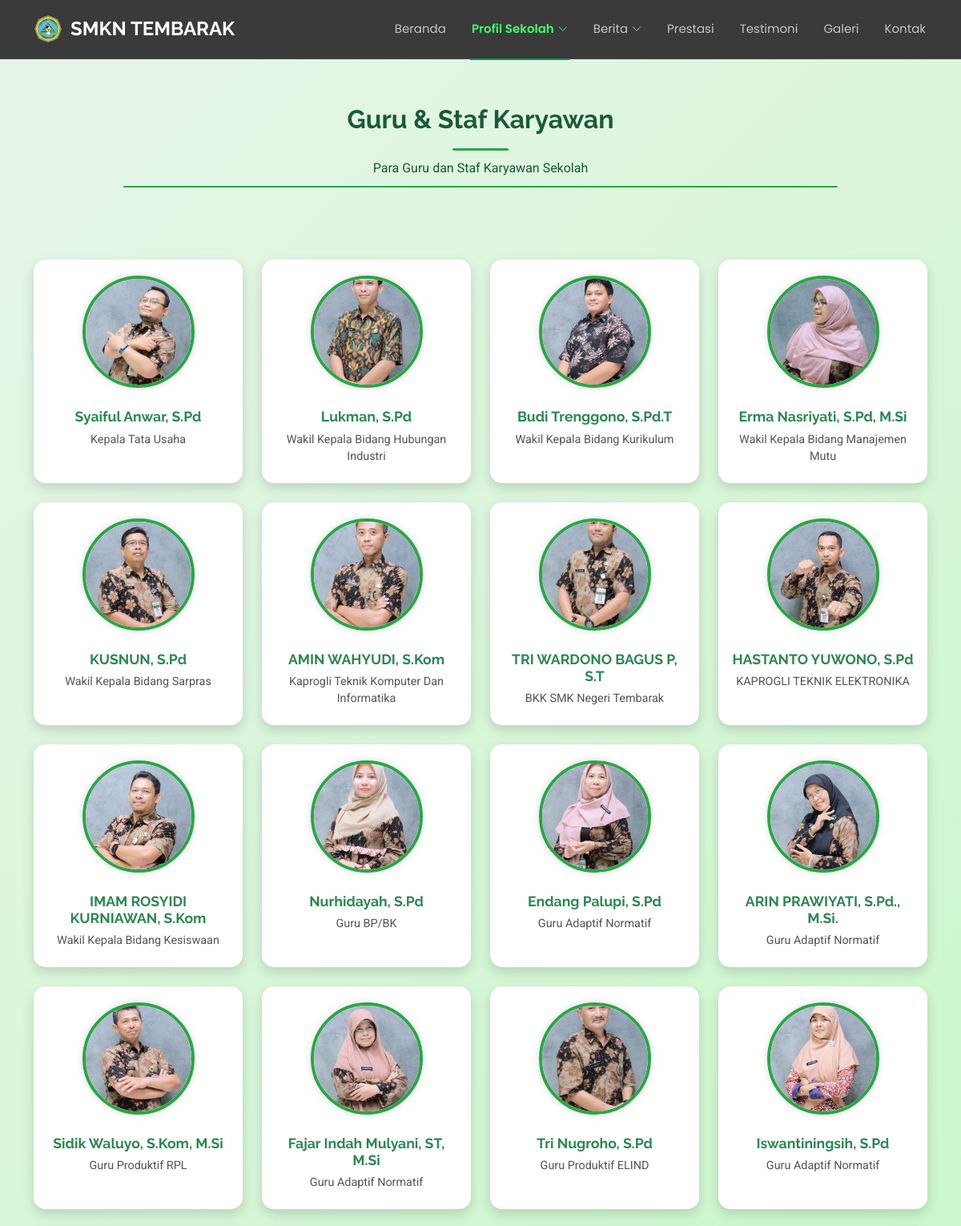
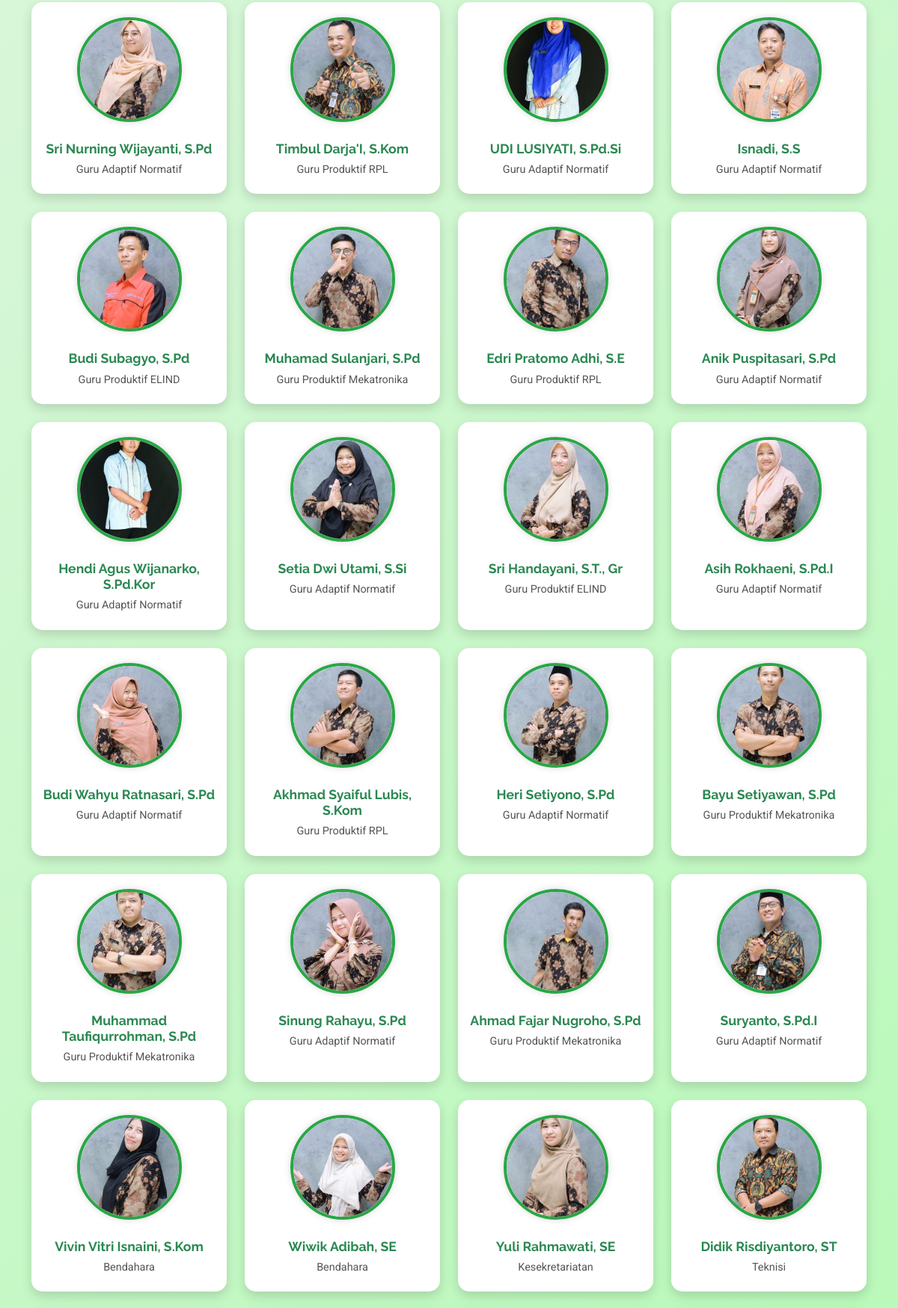
Page /frontend/pages/gurustaf/index.php (upper part) on the committed database (2 pictures, top to bottom).
### tables this page shows
CREATE TABLE `abouts` (
  `id` bigint NOT NULL,
  `school_name` varchar(255) NOT NULL,
  `school_logo` text NOT NULL,
  `school_banner` varchar(200) NOT NULL,
  `school_tagline` varchar(255) NOT NULL,
  `school_description` text NOT NULL,
  `since` date NOT NULL,
  `alamat` varchar(255) NOT NULL
);

CREATE TABLE `teachers` (
  `id` bigint NOT NULL,
  `teachers_name` varchar(255) NOT NULL,
  `jk` varchar(255) NOT NULL,
  `teachers_photo` text NOT NULL,
  `teachers_major` varchar(255) NOT NULL
);

### frontend/pages/gurustaf/index.php (called while the page is built, shortened)
<?php
include '../../partials/header.php';
include '../../partials/navbar.php';
include 'gurustaf.php';
include '../../partials/script.php';
?>

### frontend/pages/gurustaf/gurustaf.php (the view, shortened to what this page needs)
<?php
$qTeachers = "SELECT * FROM teachers";
$resTeachers = mysqli_query($connect, $qTeachers) or die(mysqli_error($connect));
$teachers = [];
while ($row = $resTeachers->fetch_object()) {
  $teachers[] = $row;
}
$total = count($teachers);
?>
<section id="teachers" class="teachers section light-background" style="background: linear-gradient(135deg, #e8f5e9 0%, #b0fab0ff 100%); padding: 100px 0 60px 0;">
  <div class="container section-title" data-aos="fade-up">
    <h2 style="color:#1a5a3a;">Guru & Staf Karyawan</h2>
    <p style="color:#145a32;">Para Guru dan Staf Karyawan Sekolah</p>
    <div class="section-line"></div>
  </div>
  <div class="container" data-aos="fade-up" data-aos-delay="100">
    <div class="row">
      <?php for ($i = 0; $i < $total; $i++) { ?>
        <div class="col-md-3 col-sm-6 mb-4 d-flex align-items-stretch">
          <div class="teacher-profile text-center w-100">
            <div class="teacher-photo-wrapper">
              <img src="/company_profile/storages/teachers/<?= $teachers[$i]->teachers_photo ?>"
                   alt="<?= $teachers[$i]->teachers_name ?>"
                   class="teacher-photo">
            </div>
            <h5 class="teacher-name"><?= $teachers[$i]->teachers_name ?></h5>
            <p class="teacher-text"><?= $teachers[$i]->teachers_major ?></p>
          </div>
        </div>
      <?php } ?>
    </div>
  </div>
</section>

### frontend/partials/navbar.php (shortened to what this page needs)
<?php
$current_folder = basename(dirname($_SERVER['PHP_SELF']));
function activeMenu($folder) {
  global $current_folder;
  return $current_folder === $folder ? 'active' : '';
}
function activeDropdown($folders = []) {
  global $current_folder;
  return in_array($current_folder, $folders) ? 'active' : '';
}
?>
<header id="header" class="header d-flex align-items-center fixed-top">
  <div class="container position-relative d-flex align-items-center justify-content-between">
    <a href="../beranda/index.php" class="logo d-flex align-items-center me-auto me-xl-0">
      <img src="/company_profile/storages/abouts/<?= $item->school_logo ?>" style="height:50px; margin-right:10px;">
      <h1 class="sitename"><?= $item->school_name ?></h1>
    </a>
    <nav id="navmenu" class="navmenu">
      <ul>
        <li><a href="../beranda/index.php" class="<?= activeMenu('beranda') ?>">Beranda</a></li>
<li class="dropdown">
  <a href="#" class="<?= activeDropdown(['profil_sekolah','sejarah','visi_misi','gurustaf','organisasi','jurusan']) ?>">
    <span>Profil Sekolah</span>
    <i class="bi bi-chevron-down toggle-dropdown"></i>
  </a>
</li>
<li class="dropdown">
  <a href="#" class="<?= activeDropdown(['berita','pengumuman']) ?>">
    <span>Berita</span>
    <i class="bi bi-chevron-down toggle-dropdown"></i>
  </a>
</li>
<li><a href="../prestasi/index.php" class="<?= activeMenu('prestasi') ?>">Prestasi</a></li>
<li><a href="../testimonials/index.php" class="<?= activeMenu('testimonials') ?>">Testimoni</a></li>
<li><a href="../galeri/index.php" class="<?= activeMenu('galeri') ?>">Galeri</a></li>
<li><a href="../kontak/index.php" class="<?= activeMenu('kontak') ?>">Kontak</a></li>
      </ul>
    </nav>
  </div>
</header>

### frontend/KnightOne-1.0.0/assets/css/main.css (style rules this page uses)
:root { --default-font: "Roboto", system-ui, -apple-system, "Segoe UI", Roboto, "Helvetica Neue", Arial, "Noto Sans", "Liberation Sans", sans-serif, "Apple Color Emoji", "Segoe UI Emoji", "Segoe UI Symbol", "Noto Color Emoji"; --heading-font: "Raleway", sans-serif; --nav-font: "Poppins", sans-serif; }
:root { --background-color: #ffffff; --default-color: #444444; --heading-color: #282828; --accent-color: #009961; --surface-color: #ffffff; --contrast-color: #ffffff; }
:root { --nav-color: #ffffff; --nav-hover-color: #009961; --nav-mobile-background-color: #ffffff; --nav-dropdown-background-color: #ffffff; --nav-dropdown-color: #444444; --nav-dropdown-hover-color: #009961; }
.light-background { --background-color: #f9f9f9; --surface-color: #ffffff; }
:root { scroll-behavior: smooth; }
a { color: var(--accent-color); text-decoration: none; transition: 0.3s; }
h1, h2, h3, h4, h5, h6 { color: var(--heading-color); font-family: var(--heading-font); }
.header { --background-color: rgba(0, 0, 0, 0); --default-color: #ffffff; --heading-color: #ffffff; color: var(--default-color); background-color: var(--background-color); padding: 10px 0; transition: all 0.5s; z-index: 997; border-bottom: 1px solid color-mix(in srgb, var(--default-color), transparent 90%); }
.header .logo { line-height: 1; }
.header .logo img { max-height: 36px; margin-right: 8px; }
.header .logo h1 { font-size: 30px; margin: 0; font-weight: 700; color: var(--heading-color); }
@media (max-width: 1200px) { .header .logo { order: 1; } }
@media (max-width: 1200px) { .header .logo h1 { font-size: 24px; } }
@media (max-width: 1200px) { .header .navmenu { order: 3; } }
@media (min-width: 1200px) { .navmenu { padding: 0; } }
@media (min-width: 1200px) { .navmenu ul { margin: 0; padding: 0; display: flex; list-style: none; align-items: center; } }
@media (min-width: 1200px) { .navmenu li { position: relative; } }
@media (min-width: 1200px) { .navmenu>ul>li { white-space: nowrap; padding: 15px 14px; } }
@media (min-width: 1200px) { .navmenu>ul>li:last-child { padding-right: 0; } }
@media (min-width: 1200px) { .navmenu a, .navmenu a:focus { color: color-mix(in srgb, var(--nav-color), transparent 30%); font-size: 15px; padding: 0 2px; font-family: var(--nav-font); font-weight: 400; display: flex; align-items: center; justify-content: space-between; white-space: nowrap; transition: 0.3s; position: relative; } }
@media (min-width: 1200px) { .navmenu a i, .navmenu a:focus i { font-size: 12px; line-height: 0; margin-left: 5px; transition: 0.3s; } }
@media (min-width: 1200px) { .navmenu>ul>li>a:before { content: ""; position: absolute; height: 2px; bottom: -27px; left: 0; background-color: var(--nav-hover-color); visibility: hidden; width: 0px; transition: all 0.3s ease-in-out 0s; } }
@media (min-width: 1200px) { .navmenu a:hover:before, .navmenu li:hover>a:before, .navmenu .active:before { visibility: visible; width: 100%; } }
@media (min-width: 1200px) { .navmenu li:hover>a, .navmenu .active, .navmenu .active:focus { color: var(--nav-color); } }
section, .section { color: var(--default-color); background-color: var(--background-color); padding: 60px 0; scroll-margin-top: 72px; overflow: clip; }
.section-title { padding-bottom: 60px; position: relative; }
.section-title h2 { font-size: 32px; font-weight: 700; margin-bottom: 20px; padding-bottom: 20px; position: relative; }
.section-title h2:after { content: ""; position: absolute; display: block; width: 50px; height: 3px; background: var(--accent-color); left: 0; right: 0; bottom: 0; }
.section-title p { margin-bottom: 0; color: color-mix(in srgb, var(--default-color) 90%, white 50%); }

### frontend/partials/navbar.php (style rules this page uses)
.header { background: #3a3a3a !important; backdrop-filter: none !important; -webkit-backdrop-filter: none !important; }
.navmenu a.active { color: #41ff6a !important; font-weight: 600; }
.navmenu .dropdown > a.active { color: #41ff6a !important; }

### rows in the picture
abouts: school_logo (picture), school_name "SMKN TEMBARAK"
teachers: teachers_photo (picture), teachers_name "Syaiful Anwar, S.Pd", teachers_major "Kepala Tata Usaha"
teachers: teachers_photo (picture), teachers_name "Lukman, S.Pd", teachers_major "Wakil Kepala Bidang Hubungan Industri"
teachers: teachers_photo (picture), teachers_name "Budi Trenggono, S.Pd.T", teachers_major "Wakil Kepala Bidang Kurikulum"
teachers: teachers_photo (picture), teachers_name "Erma Nasriyati, S.Pd, M.Si", teachers_major "Wakil Kepala Bidang Manajemen Mutu"
teachers: teachers_photo (picture), teachers_name "KUSNUN, S.Pd", teachers_major "Wakil Kepala Bidang Sarpras"
teachers: teachers_photo (picture), teachers_name "AMIN WAHYUDI, S.Kom", teachers_major "Kaprogli Teknik Komputer Dan Informatika"
teachers: teachers_photo (picture), teachers_name "TRI WARDONO BAGUS P, S.T", teachers_major "BKK SMK Negeri Tembarak"
teachers: teachers_photo (picture), teachers_name "HASTANTO YUWONO, S.Pd", teachers_major "KAPROGLI TEKNIK ELEKTRONIKA"
teachers: teachers_photo (picture), teachers_name "IMAM ROSYIDI KURNIAWAN, S.Kom", teachers_major "Wakil Kepala Bidang Kesiswaan"
teachers: teachers_photo (picture), teachers_name "Nurhidayah, S.Pd", teachers_major "Guru BP/BK"
teachers: teachers_photo (picture), teachers_name "Endang Palupi, S.Pd", teachers_major "Guru Adaptif Normatif"
teachers: teachers_photo (picture), teachers_name "ARIN PRAWIYATI, S.Pd., M.Si.", teachers_major "Guru Adaptif Normatif"
teachers: teachers_photo (picture), teachers_name "Sidik Waluyo, S.Kom, M.Si", teachers_major "Guru Produktif RPL"
teachers: teachers_photo (picture), teachers_name "Fajar Indah Mulyani, ST, M.Si", teachers_major "Guru Adaptif Normatif"
teachers: teachers_photo (picture), teachers_name "Tri Nugroho, S.Pd", teachers_major "Guru Produktif ELIND"
teachers: teachers_photo (picture), teachers_name "Iswantiningsih, S.Pd", teachers_major "Guru Adaptif Normatif"
teachers: teachers_photo (picture), teachers_name "Sri Nurning Wijayanti, S.Pd", teachers_major "Guru Adaptif Normatif"
teachers: teachers_photo (picture), teachers_name "Timbul Darja'I, S.Kom", teachers_major "Guru Produktif RPL"
teachers: teachers_photo (picture), teachers_name "UDI LUSIYATI, S.Pd.Si", teachers_major "Guru Adaptif Normatif"
teachers: teachers_photo (picture), teachers_name "Isnadi, S.S", teachers_major "Guru Adaptif Normatif"
teachers: teachers_photo (picture), teachers_name "Budi Subagyo, S.Pd", teachers_major "Guru Produktif ELIND"
teachers: teachers_photo (picture), teachers_name "Muhamad Sulanjari, S.Pd", teachers_major "Guru Produktif Mekatronika"
teachers: teachers_photo (picture), teachers_name "Edri Pratomo Adhi, S.E", teachers_major "Guru Produktif RPL"
teachers: teachers_photo (picture), teachers_name "Anik Puspitasari, S.Pd", teachers_major "Guru Adaptif Normatif"
teachers: teachers_photo (picture), teachers_name "Hendi Agus Wijanarko, S.Pd.Kor", teachers_major "Guru Adaptif Normatif"
teachers: teachers_photo (picture), teachers_name "Setia Dwi Utami, S.Si", teachers_major "Guru Adaptif Normatif"
teachers: teachers_photo (picture), teachers_name "Sri Handayani, S.T., Gr", teachers_major "Guru Produktif ELIND"
teachers: teachers_photo (picture), teachers_name "Asih Rokhaeni, S.Pd.I", teachers_major "Guru Adaptif Normatif"
teachers: teachers_photo (picture), teachers_name "Budi Wahyu Ratnasari, S.Pd", teachers_major "Guru Adaptif Normatif"
teachers: teachers_photo (picture), teachers_name "Akhmad Syaiful Lubis, S.Kom", teachers_major "Guru Produktif RPL"
teachers: teachers_photo (picture), teachers_name "Heri Setiyono, S.Pd", teachers_major "Guru Adaptif Normatif"
teachers: teachers_photo (picture), teachers_name "Bayu Setiyawan, S.Pd", teachers_major "Guru Produktif Mekatronika"
teachers: teachers_photo (picture), teachers_name "Muhammad Taufiqurrohman, S.Pd", teachers_major "Guru Produktif Mekatronika"
teachers: teachers_photo (picture), teachers_name "Sinung Rahayu, S.Pd", teachers_major "Guru Adaptif Normatif"
teachers: teachers_photo (picture), teachers_name "Ahmad Fajar Nugroho, S.Pd", teachers_major "Guru Produktif Mekatronika"
teachers: teachers_photo (picture), teachers_name "Suryanto, S.Pd.I", teachers_major "Guru Adaptif Normatif"
teachers: teachers_photo (picture), teachers_name "Vivin Vitri Isnaini, S.Kom", teachers_major "Bendahara"
teachers: teachers_photo (picture), teachers_name "Wiwik Adibah, SE", teachers_major "Bendahara"
teachers: teachers_photo (picture), teachers_name "Yuli Rahmawati, SE", teachers_major "Kesekretariatan"
teachers: teachers_photo (picture), teachers_name "Didik Risdiyantoro, ST", teachers_major "Teknisi"
